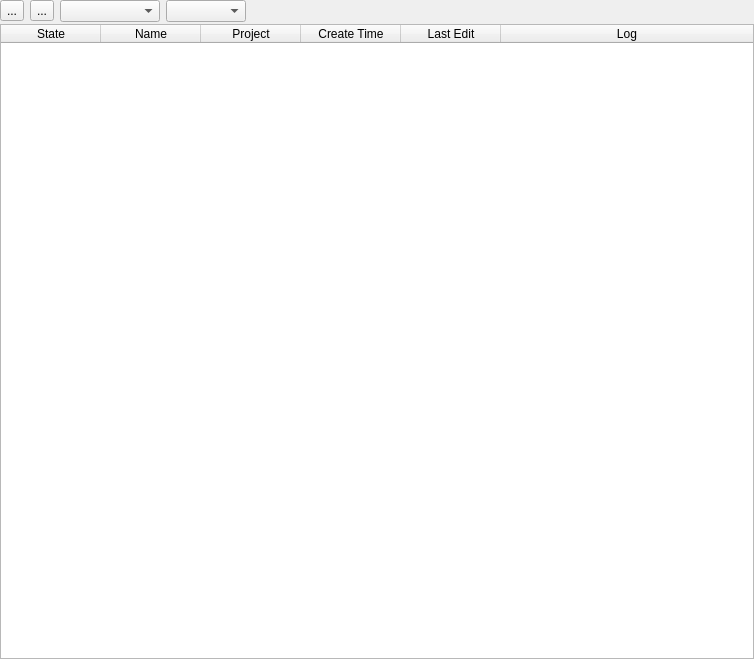
<?xml version="1.0" encoding="UTF-8"?>
<ui version="4.0">
 <class>ResultBrowserWidget</class>
 <widget class="QWidget" name="ResultBrowserWidget">
  <property name="geometry">
   <rect>
    <x>0</x>
    <y>0</y>
    <width>754</width>
    <height>659</height>
   </rect>
  </property>
  <property name="windowTitle">
   <string>ResultBrowserWidget</string>
  </property>
  <layout class="QVBoxLayout" name="verticalLayout">
   <property name="spacing">
    <number>2</number>
   </property>
   <property name="margin">
    <number>0</number>
   </property>
   <item>
    <layout class="QHBoxLayout" name="horizontalLayout">
     <item>
      <widget class="QToolButton" name="btnSort">
       <property name="text">
        <string>...</string>
       </property>
       <property name="icon">
        <iconset resource="../edui/edui.qrc">
         <normaloff>:/resources/menu/font/f011.png</normaloff>:/resources/menu/font/f011.png</iconset>
       </property>
       <property name="toolButtonStyle">
        <enum>Qt::ToolButtonIconOnly</enum>
       </property>
      </widget>
     </item>
     <item>
      <widget class="QToolButton" name="btnRefresh">
       <property name="text">
        <string>...</string>
       </property>
       <property name="icon">
        <iconset resource="../edui/edui.qrc">
         <normaloff>:/resources/menu/font/f012.png</normaloff>:/resources/menu/font/f012.png</iconset>
       </property>
      </widget>
     </item>
     <item>
      <widget class="QComboBox" name="cbFilterProject">
       <property name="minimumSize">
        <size>
         <width>100</width>
         <height>0</height>
        </size>
       </property>
      </widget>
     </item>
     <item>
      <widget class="QComboBox" name="cbFilterTags">
       <property name="minimumSize">
        <size>
         <width>80</width>
         <height>0</height>
        </size>
       </property>
      </widget>
     </item>
     <item>
      <spacer name="horizontalSpacer">
       <property name="orientation">
        <enum>Qt::Horizontal</enum>
       </property>
       <property name="sizeHint" stdset="0">
        <size>
         <width>40</width>
         <height>20</height>
        </size>
       </property>
      </spacer>
     </item>
    </layout>
   </item>
   <item>
    <widget class="ResultBrowserTableWidget" name="tableWidget">
     <property name="selectionBehavior">
      <enum>QAbstractItemView::SelectRows</enum>
     </property>
     <property name="sortingEnabled">
      <bool>true</bool>
     </property>
     <attribute name="horizontalHeaderStretchLastSection">
      <bool>true</bool>
     </attribute>
     <attribute name="horizontalHeaderStretchLastSection">
      <bool>true</bool>
     </attribute>
     <column>
      <property name="text">
       <string>State</string>
      </property>
     </column>
     <column>
      <property name="text">
       <string>Name</string>
      </property>
     </column>
     <column>
      <property name="text">
       <string>Project</string>
      </property>
     </column>
     <column>
      <property name="text">
       <string>Create Time</string>
      </property>
     </column>
     <column>
      <property name="text">
       <string>Last Edit</string>
      </property>
     </column>
     <column>
      <property name="text">
       <string>Log</string>
      </property>
     </column>
    </widget>
   </item>
  </layout>
 </widget>
 <layoutdefault spacing="6" margin="11"/>
 <customwidgets>
  <customwidget>
   <class>ResultBrowserTableWidget</class>
   <extends>QTableWidget</extends>
   <header location="global">resultbrowsertablewidget.h</header>
  </customwidget>
 </customwidgets>
 <resources>
  <include location="../edui/edui.qrc"/>
 </resources>
 <connections/>
</ui>
